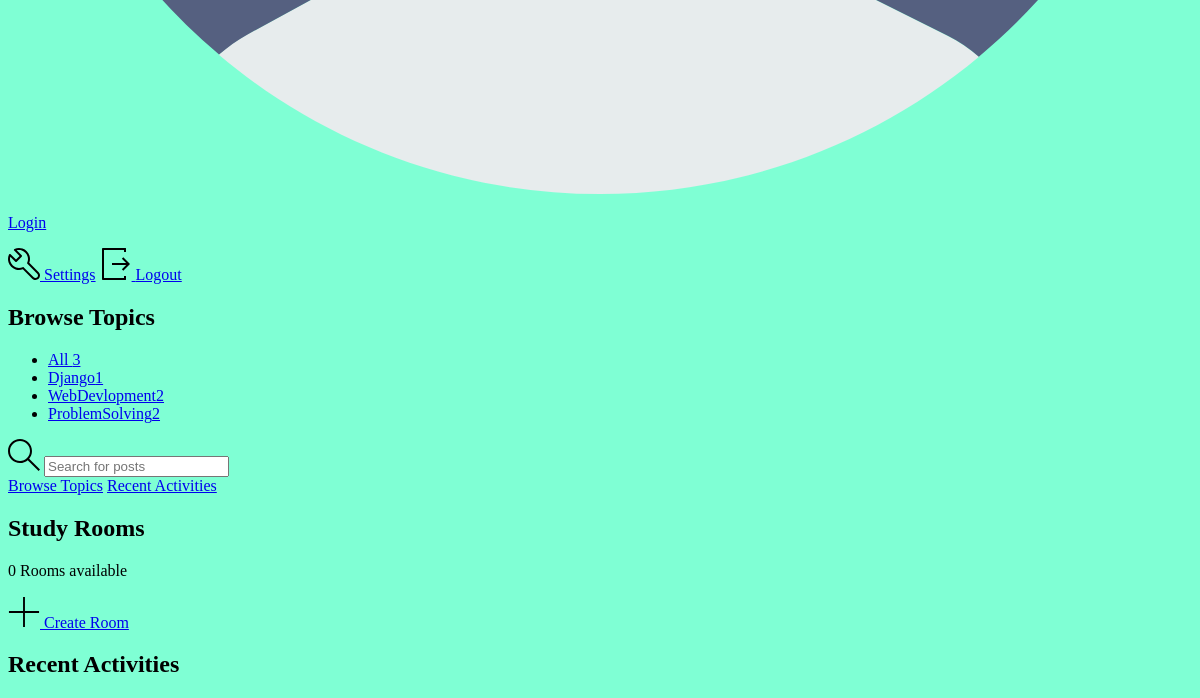
Page /?q=Djano (lower part) on the earlier database version.
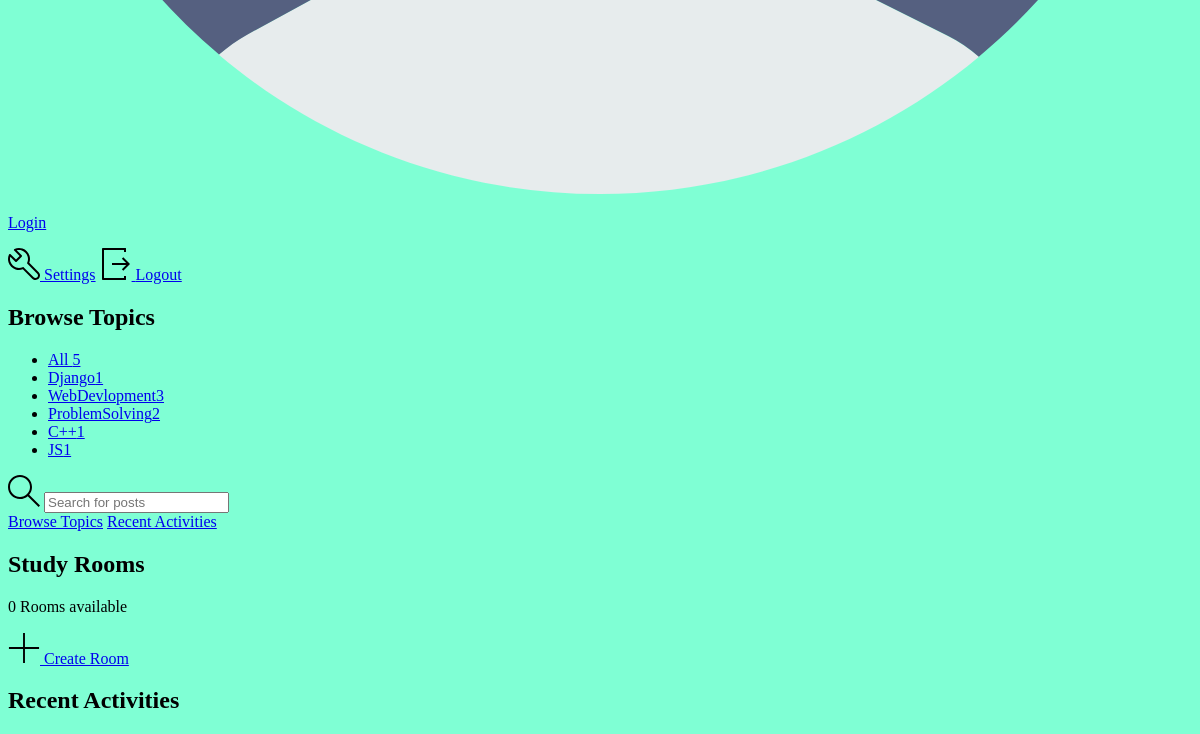
Same page on the later database version.
### base/models.py (models this page shows, shortened)
class Topic(models.Model):
    name=models.CharField(max_length=200)

### base/views.py (the view)
# urls.py: path('',views.home,name="home"),
def home(request):
    q=request.GET.get('q') if request.GET.get('q')!=None else ''
    rooms=Room.objects.filter(Q(topic__name__icontains=q)
    & Q(name__icontains=q) | Q(description__icontains=q)
    )
    topics=Topic.objects.all()
    room_count=rooms.count()
    room_messages=Message.objects.filter(Q(room__name__icontains=q))
    context={'rooms':rooms,'topics':topics,'rc':room_count,'room_messages':room_messages}
    return render(request,'base/home.html',context)

### base/templates/base/home.html (shortened to what this page needs)
{% extends 'main.html' %}
{% block content %}
<main class="layout layout--3">
  <div class="container">
    {% include 'base/topics_components.html' %}
    <div class="roomList">
      <div class="mobile-menu">
        <form action="{% url 'home' %}" method="GET" class="header__search">
          <label>
            <input name="q" placeholder="Search for posts" />
          </label>
        </form>
        <div class="mobile-menuItems">
          <a class="btn btn--main btn--pill" href="{% url 'topics' %}">Browse Topics</a>
          <a class="btn btn--main btn--pill" href="{% url 'activity' %}">Recent Activities</a>
        </div>
      </div>
      <div class="roomList__header">
        <div>
          <h2>Study Rooms</h2>
          <p>{{rc}} Rooms available</p>
        </div>
        <a class="btn btn--main" href="{% url 'create-room' %}">
          <svg version="1.1" xmlns="http://www.w3.org/2000/svg" width="32" height="32" viewBox="0 0 32 32">
            <title>add</title>
            <path
              d="M16.943 0.943h-1.885v14.115h-14.115v1.885h14.115v14.115h1.885v-14.115h14.115v-1.885h-14.115v-14.115z">
            </path>
          </svg>
          Create Room
        </a>
      </div>
    </div>
    {% include 'base/activity_component.html' %}
  </div>
</main>
{% endblock %}

### base/templates/base/topics_components.html
<div class="topics">
    <div class="topics__header">
        <h2>Browse Topics</h2>
    </div>
    <ul class="topics__list">
        <li>
            <a href="{% url 'home' %}" class="active">All <span>{{topics.count}}</span></a>
        </li>
        {% for topic in topics %}
        <li>
            <a href="{% url 'home' %}?q={{topic.name}}">{{topic.name}}<span>{{topic.room_set.all.count}}</span></a>
        </li>
        {% endfor %}
    </ul>
</div>

Differences in the rows shown:
computed for Topic "WebDevlopment": room_set.all.count "2" → "3"
added Topic: name "C++", room_set.all.count "1"
added Topic: name "JS", room_set.all.count "1"
Other differences:
{{ topics.count }}: "3" → "5"
